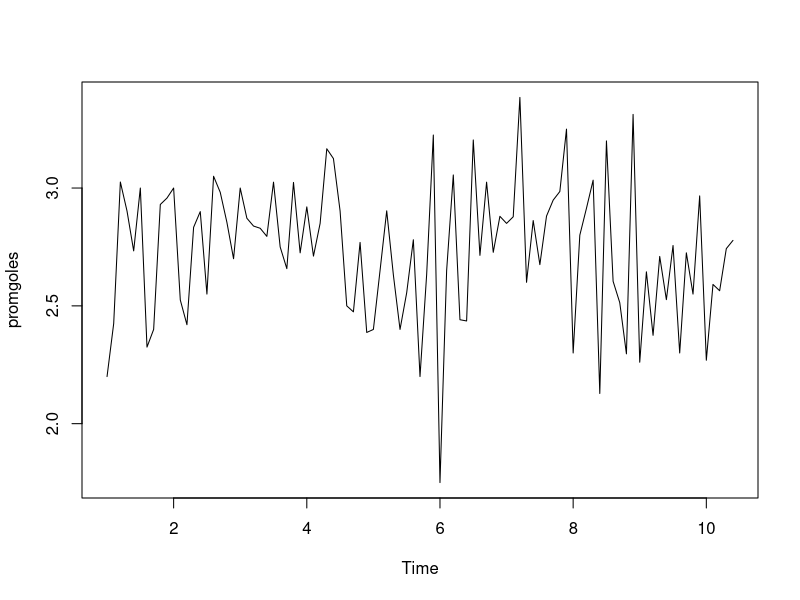

Reproduce this figure in R.
# POSTWORK 6

library(dplyr)

data <- read.csv("match.data.csv")

nd <- data %>% 
  mutate(date = as.Date(date, "%Y-%m-%d"),
         sumagoles = home.score + away.score) %>%
  mutate(Ames = format(date, "%Y-%m")) %>%
  group_by(Ames) %>%
  summarise(promgoles = mean(sumagoles))

(nd <- as.data.frame(nd))

(nd <- nd %>% filter(Ames != "2013-06"))
(nd <- nd[1:95,])

(promgoles <- ts(nd$promgoles, start = 1,
                 frequency = 10))

ts.plot(promgoles)
